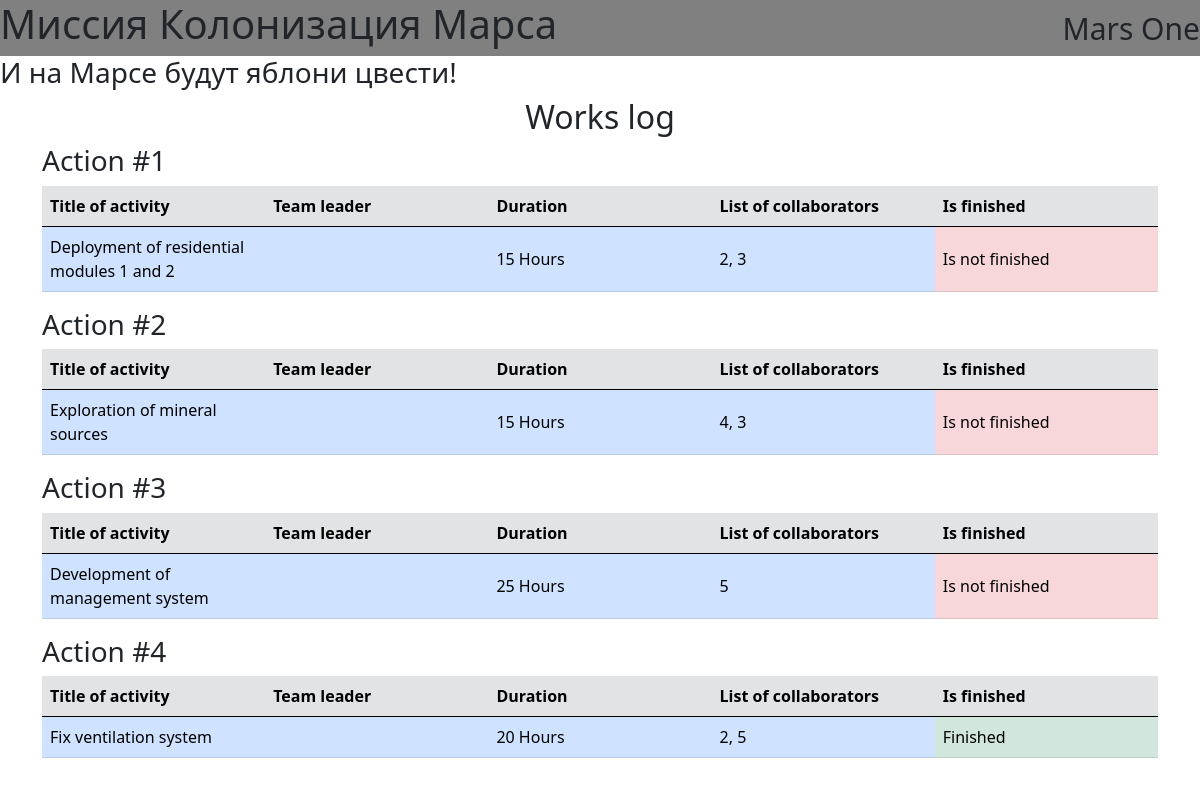
The page / on the database its author committed.
### data/jobs.py (models this page shows)
class Jobs(SqlAlchemyBase):
    __tablename__ = 'jobs'
    id = sqlalchemy.Column(sqlalchemy.Integer, primary_key=True, autoincrement=True)
    team_leader = sqlalchemy.Column(sqlalchemy.Integer, nullable=True)
    job = sqlalchemy.Column(sqlalchemy.String, nullable=True)
    work_size = sqlalchemy.Column(sqlalchemy.Integer, nullable=True)
    collaborators = sqlalchemy.Column(sqlalchemy.String, nullable=True)
    start_date = sqlalchemy.Column(sqlalchemy.DateTime, default=datetime.datetime.now)
    is_finished = sqlalchemy.Column(sqlalchemy.Boolean, nullable=True)

### main.py (the view)
@app.route("/")
def work_log():
    db_sess = db_session.create_session()
    jobs = db_sess.query(Jobs).all()
    return render_template("work_log.html", jobs=jobs)

### data/db_session.py (called while the page is built)
def create_session() -> Session:
    global __factory
    return __factory()

### templates/work_log.html
{% extends 'base.html' %}
{% block content %}
<h2 align="center">Works log</h2>
{% for job in jobs %}
    <h3>Action #{{ job.id }}</h3>
    <table class="table works" style="table-layout: fixed;">
        <thead class="table-secondary">
            <tr>
                {% for header in ["Title of activity", "Team leader", "Duration",
                "List of collaborators", "Is finished"] %}
                    <th scope="col" class="col-md-auto">{{ header }}</th>
                {% endfor %}
            </tr>
        </thead>
        <tbody>
            <tr class="align-middle">
                <td class="table-primary">{{ job.job }}</td>
                <td class="table-primary">{{ job.team_leader.name }} {{ job.team_leader.surname }}</td>
                <td class="table-primary">{{ job.work_size }} Hours</td>
                <td class="table-primary">{{ job.collaborators }}</td>
                {% if job.is_finished %}
                    <td class="table-success">Finished</td>
                {% else %}
                    <td class="table-danger">Is not finished</td>
                {% endif %}
            </tr>
        </tbody>
    </table>
{% endfor %}
{% endblock %}

### templates/base.html (shortened to what this page needs)
<!doctype html>
<html lang="en">
    <head>
        <link rel="stylesheet" href="{{url_for('static', filename='css/main.css')}}">
        <link rel="stylesheet"
            href="https://cdn.jsdelivr.net/npm/bootstrap@5.0.0-beta1/dist/css/bootstrap.min.css"
>
    </head>
    <body>
        <nav class="menu">
            <div class="menu">
                <h1>Миссия Колонизация Марса</h1>
                <p>Mars One</p>
            </div>
        </nav>
        <h3>И на Марсе будут яблони цвести!</h3>
        <main role="main" class="container">
            {% block content %}
            {% endblock %}
        </main>
    </body>
</html>

### rows shown on the page
Jobs: id "1", header "Title of activity" "Team leader" "Duration" "List of collaborators" "Is finished", job "Deployment of residential modules 1 and 2", work_size "15", collaborators "2, 3", is_finished "Is not finished"
Jobs: id "2", header "Title of activity" "Team leader" "Duration" "List of collaborators" "Is finished", job "Exploration of mineral sources", work_size "15", collaborators "4, 3", is_finished "Is not finished"
Jobs: id "3", header "Title of activity" "Team leader" "Duration" "List of collaborators" "Is finished", job "Development of management system", work_size "25", collaborators "5", is_finished "Is not finished"
Jobs: id "4", header "Title of activity" "Team leader" "Duration" "List of collaborators" "Is finished", job "Fix ventilation system", work_size "20", collaborators "2, 5", is_finished "Finished"
